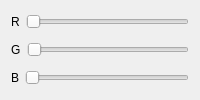
               <widget class="QWidget" name="tabSpecular">
                <attribute name="title">
                 <string>Specular</string>
                </attribute>
                <layout class="QVBoxLayout" name="verticalLayout_26">
                 <item>
                  <widget class="QWidget" name="widget_11" native="true">
                   <layout class="QHBoxLayout" name="horizontalLayout_17">
                    <property name="margin">
                     <number>0</number>
                    </property>
                    <item>
                     <widget class="QLabel" name="label_13">
                      <property name="text">
                       <string>R</string>
                      </property>
                     </widget>
                    </item>
                    <item>
                     <widget class="QSlider" name="horizontalSliderLightSpecularRed">
                      <property name="value">
                       <number>0</number>
                      </property>
                      <property name="orientation">
                       <enum>Qt::Horizontal</enum>
                      </property>
                     </widget>
                    </item>
                   </layout>
                  </widget>
                 </item>
                 <item>
                  <widget class="QWidget" name="widget_10" native="true">
                   <layout class="QHBoxLayout" name="horizontalLayout_16">
                    <property name="margin">
                     <number>0</number>
                    </property>
                    <item>
                     <widget class="QLabel" name="label_12">
                      <property name="text">
                       <string>G</string>
                      </property>
                     </widget>
                    </item>
                    <item>
                     <widget class="QSlider" name="horizontalSliderLightSpecularGreen">
                      <property name="value">
                       <number>0</number>
                      </property>
                      <property name="orientation">
                       <enum>Qt::Horizontal</enum>
                      </property>
                     </widget>
                    </item>
                   </layout>
                  </widget>
                 </item>
                 <item>
                  <widget class="QWidget" name="widget_12" native="true">
                   <layout class="QHBoxLayout" name="horizontalLayout_18">
                    <property name="margin">
                     <number>0</number>
                    </property>
                    <item>
                     <widget class="QLabel" name="label_14">
                      <property name="text">
                       <string>B</string>
                      </property>
                     </widget>
                    </item>
                    <item>
                     <widget class="QSlider" name="horizontalSliderLightSpecularBlue">
                      <property name="value">
                       <number>0</number>
                      </property>
                      <property name="orientation">
                       <enum>Qt::Horizontal</enum>
                      </property>
                     </widget>
                    </item>
                   </layout>
                  </widget>
                 </item>
                </layout>
               </widget>
